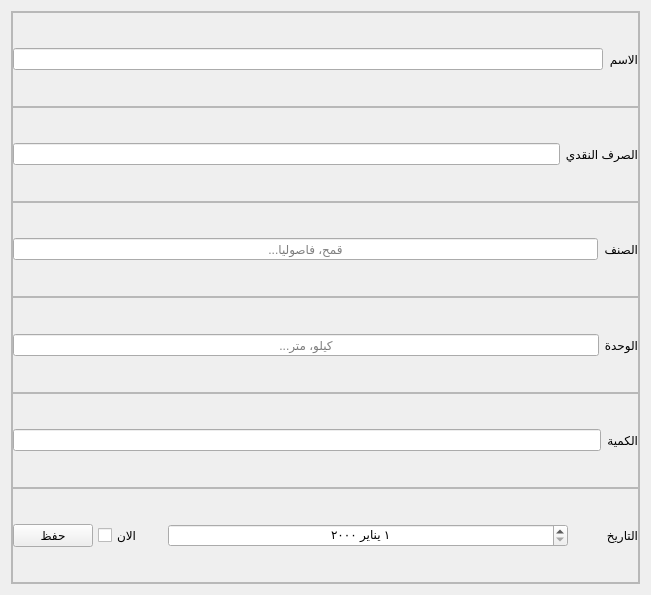
<?xml version="1.0" encoding="UTF-8"?>
<ui version="4.0">
 <class>Form</class>
 <widget class="QWidget" name="Form">
  <property name="geometry">
   <rect>
    <x>0</x>
    <y>0</y>
    <width>651</width>
    <height>595</height>
   </rect>
  </property>
  <property name="minimumSize">
   <size>
    <width>548</width>
    <height>548</height>
   </size>
  </property>
  <property name="windowTitle">
   <string>Form</string>
  </property>
  <property name="styleSheet">
   <string notr="true"/>
  </property>
  <property name="locale">
   <locale language="Arabic" country="Egypt"/>
  </property>
  <layout class="QHBoxLayout" name="horizontalLayout">
   <item>
    <widget class="QFrame" name="widgetFrame">
     <property name="frameShape">
      <enum>QFrame::StyledPanel</enum>
     </property>
     <property name="frameShadow">
      <enum>QFrame::Raised</enum>
     </property>
     <layout class="QVBoxLayout" name="verticalLayout">
      <property name="spacing">
       <number>0</number>
      </property>
      <property name="leftMargin">
       <number>0</number>
      </property>
      <property name="topMargin">
       <number>0</number>
      </property>
      <property name="rightMargin">
       <number>0</number>
      </property>
      <property name="bottomMargin">
       <number>0</number>
      </property>
      <item>
       <widget class="QFrame" name="nameFrame">
        <property name="frameShape">
         <enum>QFrame::StyledPanel</enum>
        </property>
        <property name="frameShadow">
         <enum>QFrame::Raised</enum>
        </property>
        <layout class="QHBoxLayout" name="horizontalLayout_2">
         <property name="spacing">
          <number>5</number>
         </property>
         <property name="leftMargin">
          <number>0</number>
         </property>
         <property name="topMargin">
          <number>0</number>
         </property>
         <property name="rightMargin">
          <number>0</number>
         </property>
         <property name="bottomMargin">
          <number>0</number>
         </property>
         <item>
          <widget class="QLineEdit" name="nameEdit">
           <property name="alignment">
            <set>Qt::AlignCenter</set>
           </property>
          </widget>
         </item>
         <item>
          <widget class="QLabel" name="nameLabel">
           <property name="text">
            <string>الاسم</string>
           </property>
          </widget>
         </item>
        </layout>
       </widget>
      </item>
      <item>
       <widget class="QFrame" name="priceFrame">
        <property name="frameShape">
         <enum>QFrame::StyledPanel</enum>
        </property>
        <property name="frameShadow">
         <enum>QFrame::Raised</enum>
        </property>
        <layout class="QHBoxLayout" name="horizontalLayout_4">
         <property name="spacing">
          <number>5</number>
         </property>
         <property name="leftMargin">
          <number>0</number>
         </property>
         <property name="topMargin">
          <number>0</number>
         </property>
         <property name="rightMargin">
          <number>0</number>
         </property>
         <property name="bottomMargin">
          <number>0</number>
         </property>
         <item>
          <widget class="QLineEdit" name="priceEdit">
           <property name="inputMethodHints">
            <set>Qt::ImhDigitsOnly</set>
           </property>
           <property name="alignment">
            <set>Qt::AlignCenter</set>
           </property>
          </widget>
         </item>
         <item>
          <widget class="QLabel" name="priceLabel">
           <property name="text">
            <string>الصرف النقدي</string>
           </property>
          </widget>
         </item>
        </layout>
       </widget>
      </item>
      <item>
       <widget class="QFrame" name="typeFrame">
        <property name="frameShape">
         <enum>QFrame::StyledPanel</enum>
        </property>
        <property name="frameShadow">
         <enum>QFrame::Raised</enum>
        </property>
        <layout class="QHBoxLayout" name="horizontalLayout_3">
         <property name="spacing">
          <number>5</number>
         </property>
         <property name="leftMargin">
          <number>0</number>
         </property>
         <property name="topMargin">
          <number>0</number>
         </property>
         <property name="rightMargin">
          <number>0</number>
         </property>
         <property name="bottomMargin">
          <number>0</number>
         </property>
         <item>
          <widget class="QLineEdit" name="typeEdit">
           <property name="alignment">
            <set>Qt::AlignCenter</set>
           </property>
           <property name="placeholderText">
            <string>قمح، فاصوليا...</string>
           </property>
          </widget>
         </item>
         <item>
          <widget class="QLabel" name="typeLabel">
           <property name="text">
            <string>الصنف</string>
           </property>
          </widget>
         </item>
        </layout>
       </widget>
      </item>
      <item>
       <widget class="QFrame" name="unitFrame">
        <property name="frameShape">
         <enum>QFrame::StyledPanel</enum>
        </property>
        <property name="frameShadow">
         <enum>QFrame::Raised</enum>
        </property>
        <layout class="QHBoxLayout" name="horizontalLayout_6">
         <property name="spacing">
          <number>5</number>
         </property>
         <property name="leftMargin">
          <number>0</number>
         </property>
         <property name="topMargin">
          <number>0</number>
         </property>
         <property name="rightMargin">
          <number>0</number>
         </property>
         <property name="bottomMargin">
          <number>0</number>
         </property>
         <item>
          <widget class="QLineEdit" name="unitEdit">
           <property name="alignment">
            <set>Qt::AlignCenter</set>
           </property>
           <property name="placeholderText">
            <string>كيلو، متر...</string>
           </property>
          </widget>
         </item>
         <item>
          <widget class="QLabel" name="unitLabel">
           <property name="text">
            <string>الوحدة</string>
           </property>
          </widget>
         </item>
        </layout>
       </widget>
      </item>
      <item>
       <widget class="QFrame" name="quantityFrame">
        <property name="frameShape">
         <enum>QFrame::StyledPanel</enum>
        </property>
        <property name="frameShadow">
         <enum>QFrame::Raised</enum>
        </property>
        <layout class="QHBoxLayout" name="horizontalLayout_5">
         <property name="spacing">
          <number>5</number>
         </property>
         <property name="leftMargin">
          <number>0</number>
         </property>
         <property name="topMargin">
          <number>0</number>
         </property>
         <property name="rightMargin">
          <number>0</number>
         </property>
         <property name="bottomMargin">
          <number>0</number>
         </property>
         <item>
          <widget class="QLineEdit" name="quantityEdit">
           <property name="inputMethodHints">
            <set>Qt::ImhDigitsOnly</set>
           </property>
           <property name="alignment">
            <set>Qt::AlignCenter</set>
           </property>
          </widget>
         </item>
         <item>
          <widget class="QLabel" name="quantityLabel">
           <property name="text">
            <string>الكمية</string>
           </property>
          </widget>
         </item>
        </layout>
       </widget>
      </item>
      <item>
       <widget class="QFrame" name="dateFrame">
        <property name="frameShape">
         <enum>QFrame::StyledPanel</enum>
        </property>
        <property name="frameShadow">
         <enum>QFrame::Raised</enum>
        </property>
        <layout class="QHBoxLayout" name="horizontalLayout_7">
         <property name="spacing">
          <number>5</number>
         </property>
         <property name="leftMargin">
          <number>0</number>
         </property>
         <property name="topMargin">
          <number>0</number>
         </property>
         <property name="rightMargin">
          <number>0</number>
         </property>
         <property name="bottomMargin">
          <number>0</number>
         </property>
         <item>
          <widget class="QPushButton" name="saveButton">
           <property name="cursor">
            <cursorShape>PointingHandCursor</cursorShape>
           </property>
           <property name="text">
            <string>حفظ</string>
           </property>
           <property name="icon">
            <iconset resource="../assets/resources.qrc">
             <normaloff>:/icons/icons/save.png</normaloff>:/icons/icons/save.png</iconset>
           </property>
          </widget>
         </item>
         <item>
          <widget class="QCheckBox" name="dateCheckBox">
           <property name="maximumSize">
            <size>
             <width>200</width>
             <height>16777215</height>
            </size>
           </property>
           <property name="cursor">
            <cursorShape>PointingHandCursor</cursorShape>
           </property>
           <property name="text">
            <string>الان</string>
           </property>
          </widget>
         </item>
         <item>
          <widget class="QDateEdit" name="dateEdit">
           <property name="minimumSize">
            <size>
             <width>400</width>
             <height>0</height>
            </size>
           </property>
           <property name="alignment">
            <set>Qt::AlignCenter</set>
           </property>
          </widget>
         </item>
         <item>
          <widget class="QLabel" name="dateLabel">
           <property name="text">
            <string>التاريخ</string>
           </property>
          </widget>
         </item>
        </layout>
       </widget>
      </item>
     </layout>
    </widget>
   </item>
  </layout>
 </widget>
 <resources>
  <include location="../assets/resources.qrc"/>
 </resources>
 <connections/>
</ui>
